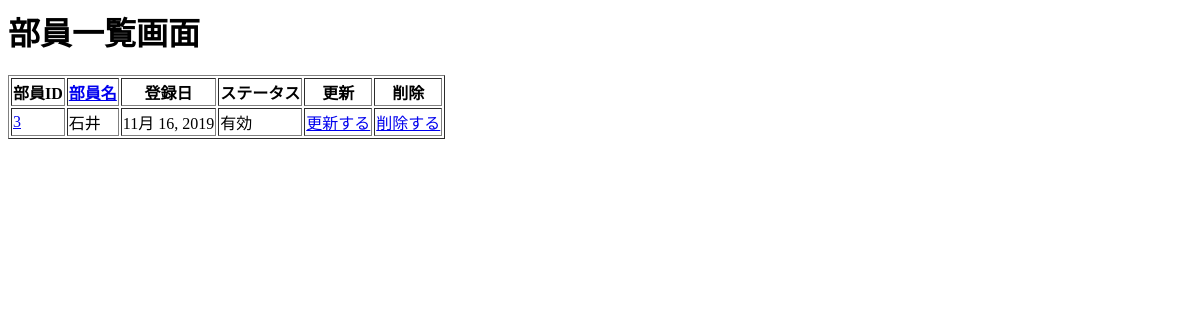
/enquete/list/, run on an earlier commit of the app's database.
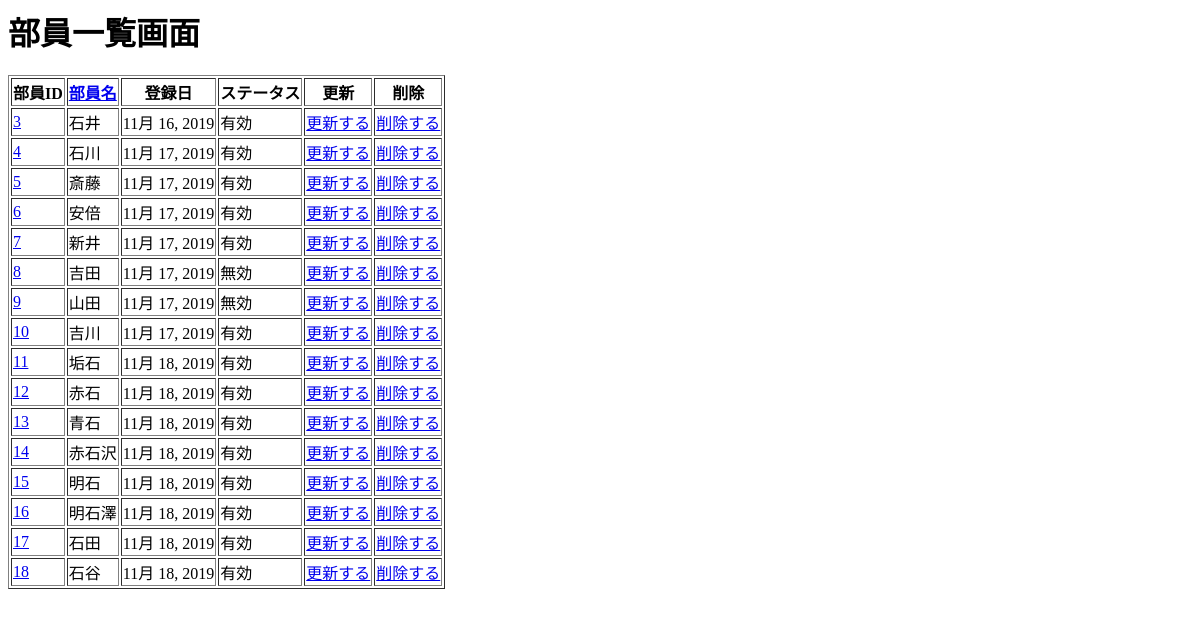
And on a later commit of the database.
### enquete/models.py (models this page shows, shortened)
class MemberModel(models.Model):
    member_id = models.AutoField('部員ID', primary_key=True)
    member_name = models.CharField('部員名', max_length=100)
    registration_date = models.DateField('登録日', auto_now_add=True)
    delete_flag = models.BooleanField('削除フラグ', default=False)

### enquete/views.py (the view)
# urls.py: path('list/', views.MemberList.as_view(), name='member_list'),
class MemberList(View):
    def __init__(self):
        self.member_model = models.MemberModel
    def get(self, request, *args, **kwargs):
        member_list = self.member_model.objects.all()
        context_data = {
            'member_list': member_list,
        }
        return render(request, 'member_list.html', context_data)

### enquete/templates/member_list.html
<h1>部員一覧画面</h1>
<table border="1">
  <tr>
    <th>部員ID</th>
    <th>
      <a href="{% url 'enquete:member_sort_page' 'member_name' %}">
        部員名</a>
    </th>
    <th>登録日</th>
    <th>ステータス</th>
    <th>更新</th>
    <th>削除</th>
  </tr>
  {% for member in member_list %}
  <tr>
    <td>
      <a href="{% url 'enquete:member_detail' member.member_id %}">{{ member.member_id }}</a>
    </td>
    <td>{{ member.member_name }}</td>
    <td>{{ member.registration_date }}</td>
    <td>
      {% if member.delete_flag %}
      無効
      {% else %}
      有効
      {% endif %}
    </td>
    <td>
      <a href="{% url 'enquete:member_update' member.member_id %}">更新する</a>
    </td>
    <td>
      <a href="{% url 'enquete:member_delete_confrim' member.member_id %}">削除する</a>
    </td>
  </tr>
  {% endfor %}
</table>

What changed in the data, as far as the page shows it:
added MemberModel: member_id "4", member_name "石川", registration_date "11月 17, 2019", delete_flag "有効"
added MemberModel: member_id "5", member_name "斎藤", registration_date "11月 17, 2019", delete_flag "有効"
added MemberModel: member_id "6", member_name "安倍", registration_date "11月 17, 2019", delete_flag "有効"
added MemberModel: member_id "7", member_name "新井", registration_date "11月 17, 2019", delete_flag "有効"
added MemberModel: member_id "8", member_name "吉田", registration_date "11月 17, 2019", delete_flag "無効"
added MemberModel: member_id "9", member_name "山田", registration_date "11月 17, 2019", delete_flag "無効"
added MemberModel: member_id "10", member_name "吉川", registration_date "11月 17, 2019", delete_flag "有効"
added MemberModel: member_id "11", member_name "垢石", registration_date "11月 18, 2019", delete_flag "有効"
added MemberModel: member_id "12", member_name "赤石", registration_date "11月 18, 2019", delete_flag "有効"
added MemberModel: member_id "13", member_name "青石", registration_date "11月 18, 2019", delete_flag "有効"
added MemberModel: member_id "14", member_name "赤石沢", registration_date "11月 18, 2019", delete_flag "有効"
added MemberModel: member_id "15", member_name "明石", registration_date "11月 18, 2019", delete_flag "有効"
added MemberModel: member_id "16", member_name "明石澤", registration_date "11月 18, 2019", delete_flag "有効"
added MemberModel: member_id "17", member_name "石田", registration_date "11月 18, 2019", delete_flag "有効"
added MemberModel: member_id "18", member_name "石谷", registration_date "11月 18, 2019", delete_flag "有効"
